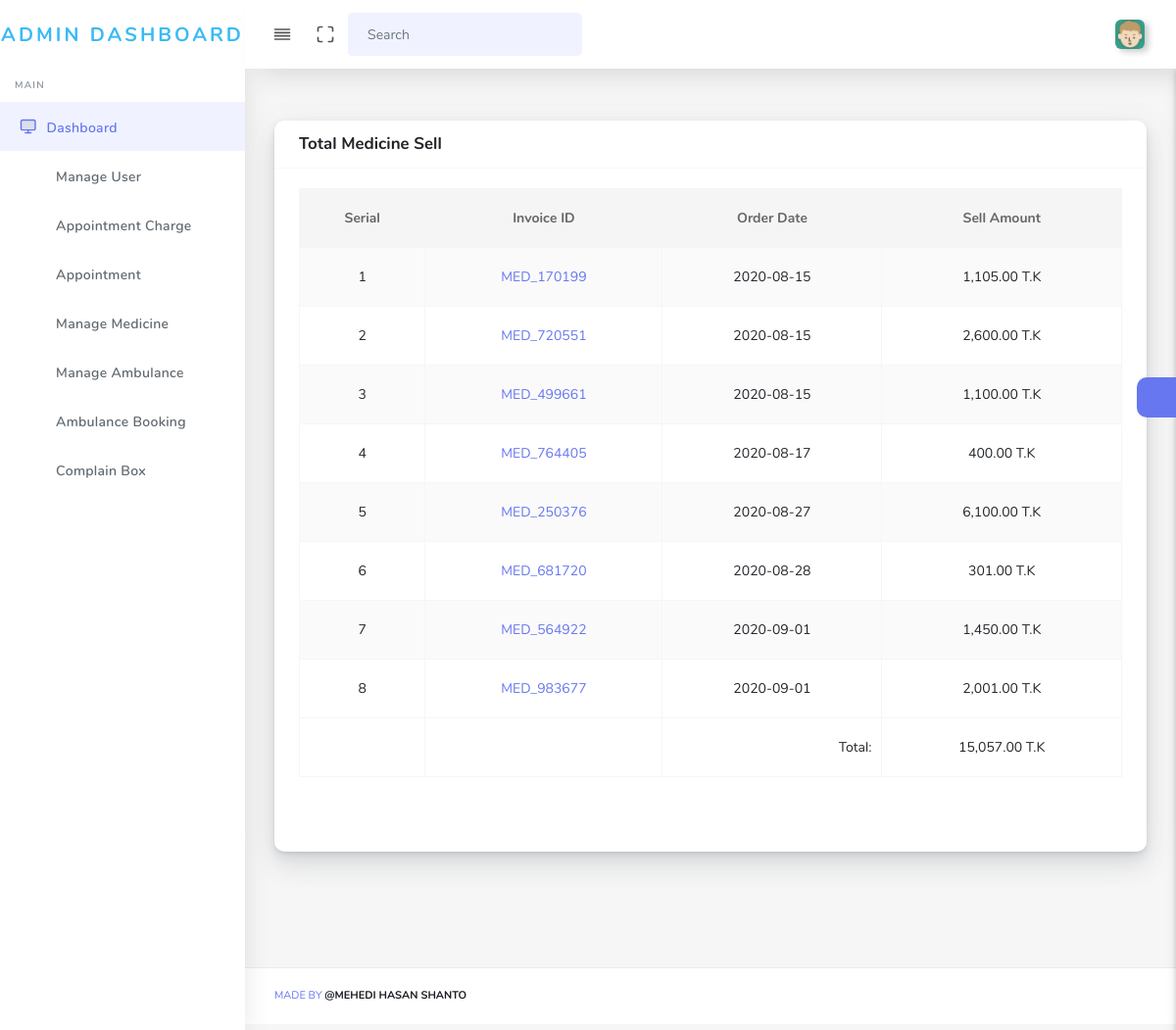
Page /admin/total_sell_med.php (signed in) on the committed database.
### tables this page shows
CREATE TABLE `payment_medicine` (
  `payment_medicine_id` int(11) NOT NULL,
  `med_invoice` int(255) NOT NULL,
  `patient_id` int(11) NOT NULL,
  `shipping_address` varchar(255) NOT NULL,
  `total_price` float NOT NULL,
  `bkas_number` varchar(255) NOT NULL,
  `status` int(11) NOT NULL,
  `payment_status` int(11) NOT NULL,
  `date` date NOT NULL
);

### admin/total_sell_med.php (the view, shortened to what this page needs)
<?php include 'includes/header.php';?>
<body>
<div id="app">
    <div class="main-wrapper main-wrapper-1">
        <div class="navbar-bg"></div>
        <?php include 'includes/nav.php';?>
        <?php include 'includes/side.php';?>
        <div class="main-content">
            <section class="section">
                <div class="row">
                    <div class="col-md-12 col-sm-12 mb-5">
                        <div class="card">
                            <div class="card-header">
                                <h4>Total Medicine Sell</h4>
                            </div>
                            <div class="card-body">
                                <div class="table-responsive">
                                    <table class="table table-bordered table-striped table-hover" id="tableExport" style="width:100%;">
                                        <thead>
                                        <tr class="text-center">
                                            <th>Serial</th>
                                            <th>Invoice ID</th>
                                            <th>Order Date</th>
                                            <th>Sell Amount</th>
                                        </tr>
                                        </thead>
                                        <tbody>
                                        <?php
                                            $sql = "SELECT * FROM payment_medicine";
                                            $res = mysqli_query($connect, $sql);
                                            $i = 1;
                                            while ($row = mysqli_fetch_assoc($res)){?>
                                            <tr class="text-center">
                                                <td><?php echo $i++;?></td>
                                                <td>
                                                    <a href="medicine_invoice.php?invoice=<?php echo $row['med_invoice'];?>" class="text-decoration-none" target="_blank">MED_<?php echo $row['med_invoice'];?></a>
                                                </td>
                                                <td><?php echo $row['date'];?></td>
                                                <td><?php echo number_format($row['total_price'],2);?> T.K</td>
                                            </tr>
                                        <?php }?>
                                        </tbody>
                                        <tfoot>
                                        <tr>
                                            <td></td>
                                            <td></td>
                                            <td> <span class="float-right">Total:</span></td>
                                            <td class="text-center">
                                                <span>
                                                    <?php
                                                        $sql_total = "SELECT  SUM(total_price) AS total_amount FROM payment_medicine";
                                                        $total = mysqli_query($connect, $sql_total);
                                                        $values = mysqli_fetch_assoc($total);
                                                        $num_rows = $values['total_amount'];
                                                        $total_amount = number_format($num_rows,2);
                                                        echo "<span>$total_amount T.K</span>";
                                                    ?>
                                                </span>
                                            </td>
                                        </tr>
                                        </tfoot>
                                    </table>
                                </div>
                            </div>
                            <div class="card-footer">
                            </div>
                        </div>
                    </div>
                </div>
            </section>
            <?php include 'includes/setting.php';?>
        </div>
        <?php include "includes/footer.php";?>
    </div>
</div>
<?php include "includes/script.php";?>

### admin/includes/nav.php (shortened to what this page needs)
<nav class="navbar navbar-expand-lg main-navbar sticky">
    <div class="form-inline mr-auto">
        <ul class="navbar-nav mr-3">
            <li><a href="#" data-toggle="sidebar" class="nav-link nav-link-lg
									collapse-btn"> <i data-feather="align-justify"></i></a></li>
            <li><a href="#" class="nav-link nav-link-lg fullscreen-btn">
                    <i data-feather="maximize"></i>
                </a></li>
            <li>
                <form class="form-inline mr-auto">
                    <div class="search-element">
                        <input class="form-control" type="search" placeholder="Search" aria-label="Search" data-width="200">
                        <button class="btn" type="submit">
                            <i class="fas fa-search"></i>
                        </button>
                    </div>
                </form>
            </li>
        </ul>
    </div>
    <ul class="navbar-nav navbar-right">
        <li class="dropdown"><a href="#" data-toggle="dropdown"
                                class="nav-link dropdown-toggle nav-link-lg nav-link-user"> <img alt="image" src="../images/<?php echo $userdata['image'];?>" class="user-img-radious-style"> <span class="d-sm-none d-lg-inline-block"></span></a>
        </li>
    </ul>
</nav>

### rows in the picture
payment_medicine: med_invoice "170199", date "2020-08-15", total_price "1,105.00"
payment_medicine: med_invoice "720551", date "2020-08-15", total_price "2,600.00"
payment_medicine: med_invoice "499661", date "2020-08-15", total_price "1,100.00"
payment_medicine: med_invoice "764405", date "2020-08-17", total_price "400.00"
payment_medicine: med_invoice "250376", date "2020-08-27", total_price "6,100.00"
payment_medicine: med_invoice "681720", date "2020-08-28", total_price "301.00"
payment_medicine: med_invoice "564922", date "2020-09-01", total_price "1,450.00"
payment_medicine: med_invoice "983677", date "2020-09-01", total_price "2,001.00"

### other values in the picture
$total_amount "15,057.00"
